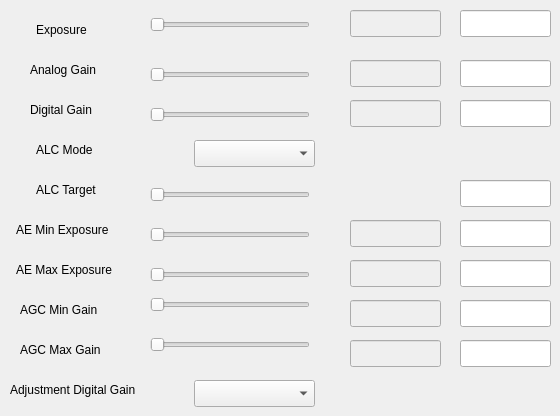
    <widget class="QWidget" name="ShutterGain">
     <property name="contextMenuPolicy">
      <enum>Qt::DefaultContextMenu</enum>
     </property>
     <attribute name="title">
      <string>ShutterGain</string>
     </attribute>
     <widget class="QSlider" name="sgExposureSlider">
      <property name="geometry">
       <rect>
        <x>150</x>
        <y>10</y>
        <width>160</width>
        <height>29</height>
       </rect>
      </property>
      <property name="orientation">
       <enum>Qt::Horizontal</enum>
      </property>
     </widget>
     <widget class="QLabel" name="label0101">
      <property name="geometry">
       <rect>
        <x>36</x>
        <y>20</y>
        <width>71</width>
        <height>20</height>
       </rect>
      </property>
      <property name="text">
       <string>Exposure</string>
      </property>
     </widget>
     <widget class="QLineEdit" name="sgExposureEdit">
      <property name="enabled">
       <bool>true</bool>
      </property>
      <property name="geometry">
       <rect>
        <x>460</x>
        <y>10</y>
        <width>91</width>
        <height>27</height>
       </rect>
      </property>
     </widget>
     <widget class="QLabel" name="label0102">
      <property name="geometry">
       <rect>
        <x>30</x>
        <y>60</y>
        <width>91</width>
        <height>20</height>
       </rect>
      </property>
      <property name="text">
       <string>Analog Gain</string>
      </property>
     </widget>
     <widget class="QLabel" name="label0103">
      <property name="geometry">
       <rect>
        <x>30</x>
        <y>100</y>
        <width>91</width>
        <height>20</height>
       </rect>
      </property>
      <property name="text">
       <string>Digital Gain</string>
      </property>
     </widget>
     <widget class="QLabel" name="label0104">
      <property name="geometry">
       <rect>
        <x>36</x>
        <y>140</y>
        <width>91</width>
        <height>20</height>
       </rect>
      </property>
      <property name="text">
       <string>ALC Mode</string>
      </property>
     </widget>
     <widget class="QLabel" name="label0105">
      <property name="geometry">
       <rect>
        <x>36</x>
        <y>180</y>
        <width>81</width>
        <height>20</height>
       </rect>
      </property>
      <property name="text">
       <string>ALC Target</string>
      </property>
     </widget>
     <widget class="QLabel" name="label0106">
      <property name="geometry">
       <rect>
        <x>16</x>
        <y>220</y>
        <width>121</width>
        <height>20</height>
       </rect>
      </property>
      <property name="text">
       <string>AE Min Exposure</string>
      </property>
     </widget>
     <widget class="QLabel" name="label0107">
      <property name="geometry">
       <rect>
        <x>16</x>
        <y>260</y>
        <width>121</width>
        <height>20</height>
       </rect>
      </property>
      <property name="text">
       <string>AE Max Exposure</string>
      </property>
     </widget>
     <widget class="QLabel" name="label0108">
      <property name="geometry">
       <rect>
        <x>20</x>
        <y>300</y>
        <width>111</width>
        <height>20</height>
       </rect>
      </property>
      <property name="text">
       <string>AGC Min Gain</string>
      </property>
     </widget>
     <widget class="QLabel" name="label0109">
      <property name="geometry">
       <rect>
        <x>20</x>
        <y>340</y>
        <width>101</width>
        <height>20</height>
       </rect>
      </property>
      <property name="text">
       <string>AGC Max Gain</string>
      </property>
     </widget>
     <widget class="QLabel" name="label0110">
      <property name="geometry">
       <rect>
        <x>10</x>
        <y>380</y>
        <width>171</width>
        <height>20</height>
       </rect>
      </property>
      <property name="text">
       <string>Adjustment Digital Gain</string>
      </property>
     </widget>
     <widget class="QSlider" name="sgAnalogGainSlider">
      <property name="geometry">
       <rect>
        <x>150</x>
        <y>60</y>
        <width>160</width>
        <height>29</height>
       </rect>
      </property>
      <property name="orientation">
       <enum>Qt::Horizontal</enum>
      </property>
     </widget>
     <widget class="QSlider" name="sgDigitalGainSlider">
      <property name="geometry">
       <rect>
        <x>150</x>
        <y>100</y>
        <width>160</width>
        <height>29</height>
       </rect>
      </property>
      <property name="orientation">
       <enum>Qt::Horizontal</enum>
      </property>
     </widget>
     <widget class="QSlider" name="sgAlcTargetSlider">
      <property name="geometry">
       <rect>
        <x>150</x>
        <y>180</y>
        <width>160</width>
        <height>29</height>
       </rect>
      </property>
      <property name="orientation">
       <enum>Qt::Horizontal</enum>
      </property>
     </widget>
     <widget class="QSlider" name="sgMaxExposureSlider">
      <property name="geometry">
       <rect>
        <x>150</x>
        <y>260</y>
        <width>160</width>
        <height>29</height>
       </rect>
      </property>
      <property name="orientation">
       <enum>Qt::Horizontal</enum>
      </property>
     </widget>
     <widget class="QSlider" name="sgMinExposureSlider">
      <property name="geometry">
       <rect>
        <x>150</x>
        <y>220</y>
        <width>160</width>
        <height>29</height>
       </rect>
      </property>
      <property name="orientation">
       <enum>Qt::Horizontal</enum>
      </property>
     </widget>
     <widget class="QSlider" name="sgMinGainSlider">
      <property name="geometry">
       <rect>
        <x>150</x>
        <y>290</y>
        <width>160</width>
        <height>29</height>
       </rect>
      </property>
      <property name="orientation">
       <enum>Qt::Horizontal</enum>
      </property>
     </widget>
     <widget class="QSlider" name="sgMaxGainSlider">
      <property name="geometry">
       <rect>
        <x>150</x>
        <y>330</y>
        <width>160</width>
        <height>29</height>
       </rect>
      </property>
      <property name="orientation">
       <enum>Qt::Horizontal</enum>
      </property>
     </widget>
     <widget class="QLineEdit" name="sgAnalogGainEdit">
      <property name="geometry">
       <rect>
        <x>460</x>
        <y>60</y>
        <width>91</width>
        <height>27</height>
       </rect>
      </property>
     </widget>
     <widget class="QLineEdit" name="sgDigitalGainEdit">
      <property name="geometry">
       <rect>
        <x>460</x>
        <y>100</y>
        <width>91</width>
        <height>27</height>
       </rect>
      </property>
     </widget>
     <widget class="QLineEdit" name="sgAlcTargetEdit">
      <property name="geometry">
       <rect>
        <x>460</x>
        <y>180</y>
        <width>91</width>
        <height>27</height>
       </rect>
      </property>
     </widget>
     <widget class="QLineEdit" name="sgMinExposureEdit">
      <property name="geometry">
       <rect>
        <x>460</x>
        <y>220</y>
        <width>91</width>
        <height>27</height>
       </rect>
      </property>
     </widget>
     <widget class="QLineEdit" name="sgMaxExposureEdit">
      <property name="geometry">
       <rect>
        <x>460</x>
        <y>260</y>
        <width>91</width>
        <height>27</height>
       </rect>
      </property>
     </widget>
     <widget class="QLineEdit" name="sgMinGainEdit">
      <property name="geometry">
       <rect>
        <x>460</x>
        <y>300</y>
        <width>91</width>
        <height>27</height>
       </rect>
      </property>
     </widget>
     <widget class="QLineEdit" name="sgMaxGainEdit">
      <property name="geometry">
       <rect>
        <x>460</x>
        <y>340</y>
        <width>91</width>
        <height>27</height>
       </rect>
      </property>
     </widget>
     <widget class="QComboBox" name="sgAlcMode">
      <property name="geometry">
       <rect>
        <x>194</x>
        <y>140</y>
        <width>121</width>
        <height>27</height>
       </rect>
      </property>
     </widget>
     <widget class="QComboBox" name="sgAdjustGain">
      <property name="geometry">
       <rect>
        <x>194</x>
        <y>380</y>
        <width>121</width>
        <height>27</height>
       </rect>
      </property>
     </widget>
     <widget class="QLineEdit" name="sgExposure">
      <property name="enabled">
       <bool>false</bool>
      </property>
      <property name="geometry">
       <rect>
        <x>350</x>
        <y>10</y>
        <width>91</width>
        <height>27</height>
       </rect>
      </property>
     </widget>
     <widget class="QLineEdit" name="sgAnalogGain">
      <property name="enabled">
       <bool>false</bool>
      </property>
      <property name="geometry">
       <rect>
        <x>350</x>
        <y>60</y>
        <width>91</width>
        <height>27</height>
       </rect>
      </property>
     </widget>
     <widget class="QLineEdit" name="sgDigitalGain">
      <property name="enabled">
       <bool>false</bool>
      </property>
      <property name="geometry">
       <rect>
        <x>350</x>
        <y>100</y>
        <width>91</width>
        <height>27</height>
       </rect>
      </property>
     </widget>
     <widget class="QLineEdit" name="sgMinExposure">
      <property name="enabled">
       <bool>false</bool>
      </property>
      <property name="geometry">
       <rect>
        <x>350</x>
        <y>220</y>
        <width>91</width>
        <height>27</height>
       </rect>
      </property>
     </widget>
     <widget class="QLineEdit" name="sgMaxExposure">
      <property name="enabled">
       <bool>false</bool>
      </property>
      <property name="geometry">
       <rect>
        <x>350</x>
        <y>260</y>
        <width>91</width>
        <height>27</height>
       </rect>
      </property>
     </widget>
     <widget class="QLineEdit" name="sgMinGain">
      <property name="enabled">
       <bool>false</bool>
      </property>
      <property name="geometry">
       <rect>
        <x>350</x>
        <y>300</y>
        <width>91</width>
        <height>27</height>
       </rect>
      </property>
     </widget>
     <widget class="QLineEdit" name="sgMaxGain">
      <property name="enabled">
       <bool>false</bool>
      </property>
      <property name="geometry">
       <rect>
        <x>350</x>
        <y>340</y>
        <width>91</width>
        <height>27</height>
       </rect>
      </property>
     </widget>
    </widget>
